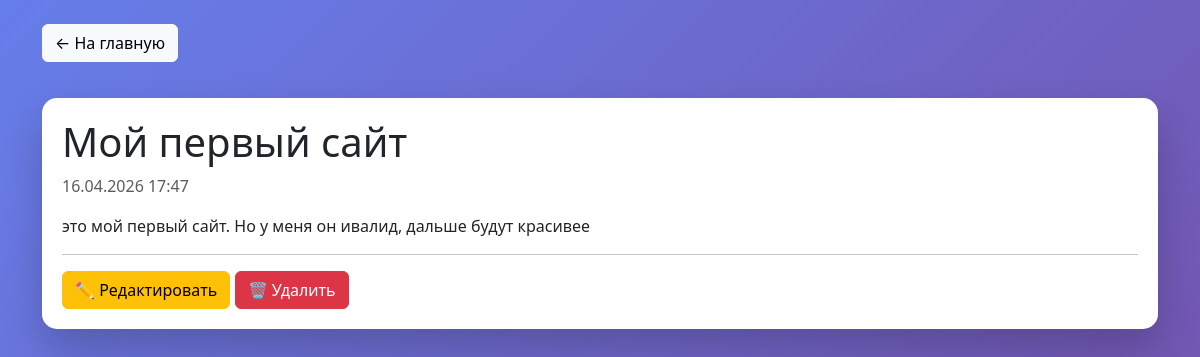
/news/3/ (signed in), run on the app's committed database.
### main/models.py (models this page shows, shortened)
class News(models.Model):
    title = models.CharField(max_length=200)
    content = models.TextField()
    created_at = models.DateTimeField(auto_now_add=True)
    image = models.ImageField  (upload_to ='news_images/', blank= True, null=True, verbose_name = 'Изображение')

### main/views.py (the view)
# urls.py: path('news/<int:pk>/', views.news_detail, name='news_detail'),
@login_required
def news_detail (request, pk):
    news = get_object_or_404(News , pk = pk )
    return render (request, 'main/news_detail.html', {'news':news })

### main/templates/main/news_detail.html (shortened to what this page needs)
<!DOCTYPE html>
<html lang="ru">
<head>
    <link href="https://cdn.jsdelivr.net/npm/bootstrap@5.3.3/dist/css/bootstrap.min.css" rel="stylesheet">
</head>
<body>
    <div class="container mt-4">
        <a href="{% url 'home' %}" class="btn btn-light mb-3">← На главную</a>
        <div class = "news-card">
            <h1>{{ news.title }}</h1>
            <p class ="text-muted">{{news.created_at|date:"d.m.Y H:i"}}
            </p>
            <p>{{ news.content }}</p>
            <hr>
            <a href = "{% url 'news_update' news.id%}" class ="btn btn-warning">✏️  Редактировать</a>
            <a href="{% url 'news_delete' news.id%}" class = "btn btn-danger">🗑️  Удалить</a>
        </div>
    </div>
</body>
</html>

### main/templates/main/news_detail.html (style rules this page uses)
body { background:linear-gradient(135deg, #667eea 0%, #764ba2 100%); min-height:100vh; }
.news-card { background: white; border-radius:15px; box-shadow:0 20px 40px rgba(0,0,0,0.2); padding:20px; margin-top:20px; }

### data on the page
News: title "Мой первый сайт", created_at "16.04.2026 17:47", content "это мой первый сайт. Но у меня он ивалид, дальше будут красивее"
